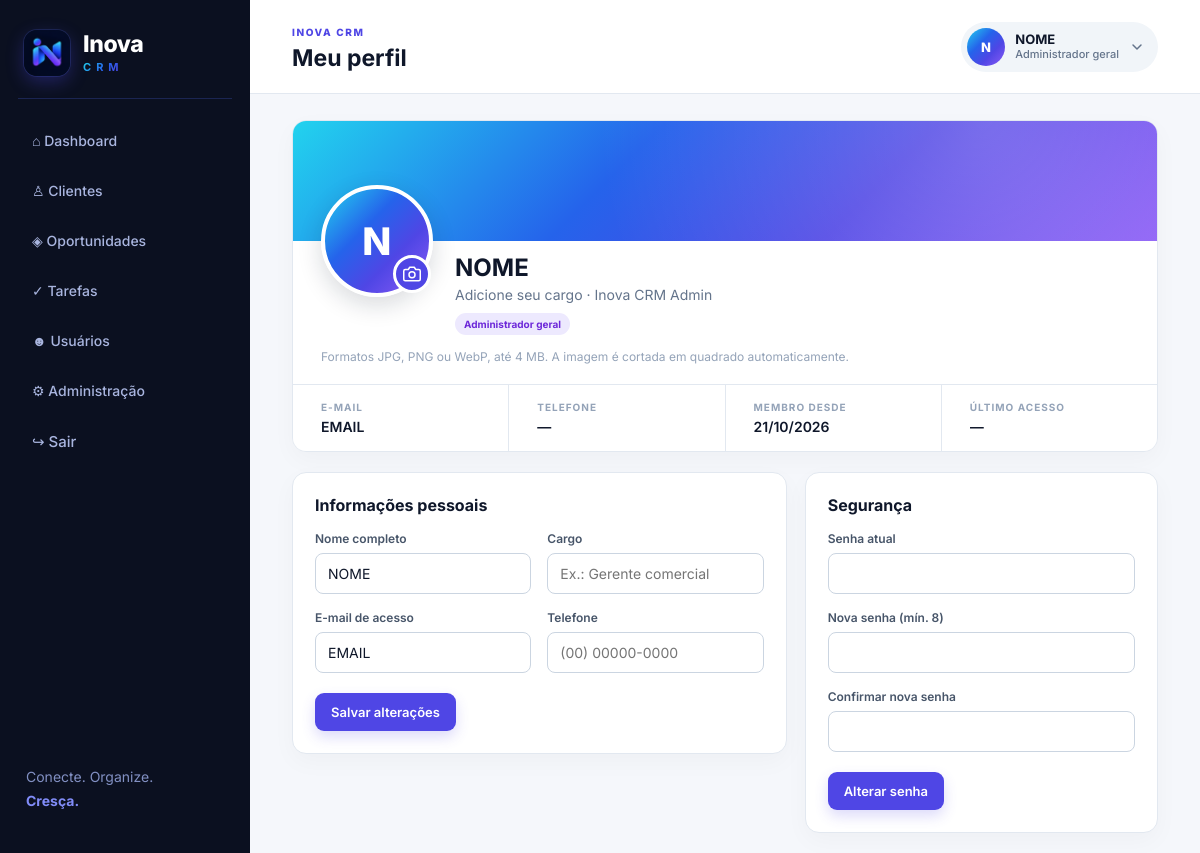
Screenshot of /index.php?page=profile (signed in) with the database file from the repository.
### tables this page shows
CREATE TABLE IF NOT EXISTS users (id INT UNSIGNED AUTO_INCREMENT PRIMARY KEY,company_id INT UNSIGNED NOT NULL,name VARCHAR(160) NOT NULL,email VARCHAR(190) UNIQUE NOT NULL,avatar VARCHAR(120) NULL,job_title VARCHAR(80) NULL,phone VARCHAR(40) NULL,password_hash VARCHAR(255) NOT NULL,role ENUM('global_admin','owner','member') NOT NULL DEFAULT 'member',status ENUM('active','suspended') NOT NULL DEFAULT 'active',deleted TINYINT(1) NOT NULL DEFAULT 0,deleted_at DATETIME NULL,last_login_at DATETIME NULL,created_at DATETIME NOT NULL DEFAULT CURRENT_TIMESTAMP,FOREIGN KEY(company_id) REFERENCES companies(id),INDEX(company_id));

CREATE TABLE IF NOT EXISTS companies (id INT UNSIGNED AUTO_INCREMENT PRIMARY KEY,name VARCHAR(160) NOT NULL,owner_name VARCHAR(160) NOT NULL,email VARCHAR(190) NOT NULL,status ENUM('active','suspended') NOT NULL DEFAULT 'active',created_at DATETIME NOT NULL DEFAULT CURRENT_TIMESTAMP,INDEX(status));

### app/Database.php (called while the page is built, shortened)
<?php
final class Database {
 private static ?PDO $pdo=null;
 public static function connection(): PDO {
  if (self::$pdo) return self::$pdo;
  global $config;
  $d=$config['db']; $dsn="mysql:host={$d['host']};port={$d['port']};dbname={$d['name']};charset={$d['charset']}";
  self::$pdo=new PDO($dsn,$d['user'],$d['pass'],[PDO::ATTR_ERRMODE=>PDO::ERRMODE_EXCEPTION,PDO::ATTR_DEFAULT_FETCH_MODE=>PDO::FETCH_ASSOC,PDO::ATTR_EMULATE_PREPARES=>false]);
  return self::$pdo;
 }
}
function db(): PDO { return Database::connection(); }

### config/bootstrap.php (called while the page is built, shortened)
<?php
function env_value(string $key, ?string $default = null): ?string {
    foreach ([$_ENV[$key] ?? null, $_SERVER[$key] ?? null, getenv($key)] as $v) {
        if ($v !== null && $v !== false && $v !== '') return (string) $v;
    }
    return $default;
}
$configFile = __DIR__ . '/config.php';
$config = require $configFile;
require_once __DIR__ . '/../app/helpers.php';
require_once __DIR__ . '/../app/Database.php';
require_once __DIR__ . '/../app/profile.php';

### config/config.php (called while the page is built, shortened)
<?php
return [
    'app_name' => env_value('APP_NAME', 'Inova CRM'),
    'base_url' => env_value('APP_URL', ''),
    'timezone' => env_value('APP_TIMEZONE', 'America/Sao_Paulo'),
    'session_name' => env_value('SESSION_NAME', 'inova_crm_session'),
    'db' => [
        'host' => env_value('DB_HOST', 'localhost'),
        'port' => env_value('DB_PORT', '3306'),
        'name' => env_value('DB_DATABASE', 'inova_crm'),
        'user' => env_value('DB_USERNAME', 'inova_crm_user'),
        'pass' => env_value('DB_PASSWORD', ''),
        'charset' => env_value('DB_CHARSET', 'utf8mb4'),
    ],
];

### app/profile.php (the view, shortened to what this page needs)
<?php
function user_initials(string $name): string {
    $parts = preg_split('/\s+/u', trim($name), -1, PREG_SPLIT_NO_EMPTY) ?: [];
    $first = mb_strtoupper(mb_substr($parts[0], 0, 1));
    $last = count($parts) > 1 ? mb_strtoupper(mb_substr($parts[count($parts) - 1], 0, 1)) : '';
    return $first . $last;
}
function avatar_html(array $u, string $class = ''): string {
    $file = (string)($u['avatar'] ?? '');
    $class = trim('avatar ' . $class);
    return '<span class="' . e($class) . ' avatar-initials" aria-hidden="true">' . e(user_initials((string)($u['name'] ?? ''))) . '</span>';
}
function role_text(string $r): string {
    return ['global_admin' => 'Administrador geral', 'owner' => 'Responsável', 'member' => 'Membro'][$r] ?? $r;
}
function profile_page(): void {
    $me = current_user();
    $id = (int)$me['id'];
    $q = db()->prepare('SELECT u.*, c.name company_name FROM users u JOIN companies c ON c.id=u.company_id WHERE u.id=?');
    $q->execute([$id]); $u = $q->fetch();
    $plan = strtoupper((string)($me['plan_code'] ?? 'free'));
    if (is_global_admin()) $plan = 'ADMINISTRADOR GERAL';
    $fmt = fn($d) => $d ? date('d/m/Y', strtotime($d)) : '—';
    layout_start('Meu perfil'); ?>
<section class="card profile-hero">
  <div class="profile-cover"></div>
  <div class="profile-head">
    <div class="avatar-wrap">
      <?= avatar_html($u, 'avatar-xl') ?>
      <form method="post" enctype="multipart/form-data" class="avatar-form">
        <label for="avatar-input" class="avatar-edit" title="Alterar foto" aria-label="Alterar foto">
          <svg viewBox="0 0 24 24" width="18" height="18" fill="none" stroke="currentColor" stroke-width="2" stroke-linecap="round" stroke-linejoin="round" aria-hidden="true"><path d="M23 19a2 2 0 0 1-2 2H3a2 2 0 0 1-2-2V8a2 2 0 0 1 2-2h4l2-3h6l2 3h4a2 2 0 0 1 2 2z"/><circle cx="12" cy="13" r="4"/></svg>
        </label>
      </form>
    </div>
    <div class="profile-id">
      <h2><?= e($u['name']) ?></h2>
      <p><?= e($u['job_title'] ?: 'Adicione seu cargo') ?> · <?= e($u['company_name']) ?></p>
      <div class="profile-tags"><span class="badge pro"><?= e(role_text((string)$u['role'])) ?></span><?php if (!is_global_admin()): ?><span class="badge"><?= e('Plano ' . $plan) ?></span><?php endif; ?></div>
    </div>
  </div>
  <p class="profile-hint">Formatos JPG, PNG ou WebP, até 4 MB. A imagem é cortada em quadrado automaticamente.</p>
  <dl class="profile-meta">
    <div><dt>E-mail</dt><dd><?= e($u['email']) ?></dd></div>
    <div><dt>Telefone</dt><dd><?= e($u['phone'] ?: '—') ?></dd></div>
    <div><dt>Membro desde</dt><dd><?= e($fmt($u['created_at'])) ?></dd></div>
    <div><dt>Último acesso</dt><dd><?= e($u['last_login_at'] ? date('d/m/Y H:i', strtotime($u['last_login_at'])) : '—') ?></dd></div>
  </dl>
</section>
<div class="grid-2 profile-grid">
  <section class="card">
    <div class="card-head"><h3>Informações pessoais</h3></div>
    <form method="post" autocomplete="on">
      <div class="form-grid">
        <label>Nome completo<input name="name" required maxlength="160" value="<?= e($u['name']) ?>" autocomplete="name"></label>
        <label>Cargo<input name="job_title" maxlength="80" placeholder="Ex.: Gerente comercial" value="<?= e($u['job_title'] ?? '') ?>" autocomplete="organization-title"></label>
        <label>E-mail de acesso<input type="email" name="email" required maxlength="190" value="<?= e($u['email']) ?>" autocomplete="email"></label>
        <label>Telefone<input type="tel" name="phone" maxlength="40" placeholder="(00) 00000-0000" value="<?= e($u['phone'] ?? '') ?>" autocomplete="tel"></label>
      </div>
      <button class="btn primary">Salvar alterações</button>
    </form>
  </section>
  <section class="card">
    <div class="card-head"><h3>Segurança</h3></div>
    <form method="post" autocomplete="off">
      <div class="form-grid one">
        <label>Senha atual<input type="password" name="current_password" required autocomplete="current-password"></label>
        <label>Nova senha (mín. 8)<input type="password" name="new_password" required minlength="8" autocomplete="new-password"></label>
        <label>Confirmar nova senha<input type="password" name="confirm_password" required minlength="8" autocomplete="new-password"></label>
      </div>
      <button class="btn primary">Alterar senha</button>
    </form>
  </section>
</div>
<?php layout_end(); }

### public/index.php (shortened to what this page needs)
<?php
declare(strict_types=1); require __DIR__.'/../config/bootstrap.php';
$page=$_GET['page']??'dashboard';
 ?><?php
if($page==='customers') customers_page(); elseif($page==='deals') deals_page(); elseif($page==='tasks') tasks_page(); elseif($page==='users') users_page(); elseif($page==='profile') profile_page(); elseif($page==='avatar') avatar_serve(); elseif($page==='admin') admin_page(); else dashboard_page();
 ?>

### app/helpers.php (shortened to what this page needs)
<?php
function e(mixed $v): string { return htmlspecialchars((string)$v, ENT_QUOTES, 'UTF-8'); }
function get_flash(): ?array { $f=$_SESSION['_flash']??null; unset($_SESSION['_flash']); return $f; }
function csrf_token(): string { if(empty($_SESSION['_csrf'])) $_SESSION['_csrf']=bin2hex(random_bytes(32)); return $_SESSION['_csrf']; }
function current_user(): ?array { return $_SESSION['user']??null; }
function favicon_tags(): string { return '<link rel="icon" href="favicon.ico" sizes="any"><link rel="icon" type="image/png" sizes="32x32" href="assets/favicon-32.png"><link rel="icon" type="image/png" sizes="192x192" href="assets/icon-192.png"><link rel="apple-touch-icon" href="assets/apple-touch-icon.png"><meta name="theme-color" content="#0b1020">'; }
    ?>
<?php
function layout_start(string $title): void { global $config; $u=current_user(); $flash=get_flash(); ?><!doctype html><html lang="pt-BR"><head><meta charset="utf-8"><meta name="viewport" content="width=device-width,initial-scale=1"><title><?=e($title)?> · Inova CRM</title><?=favicon_tags()?><link rel="stylesheet" href="assets/app.css"></head><body><div class="app-shell"><div class="sidebar-backdrop" data-nav-close></div><aside class="sidebar" id="sidebar" aria-label="Menu principal"><button type="button" class="nav-close" data-nav-close aria-label="Fechar menu">&times;</button><a class="brand" href="index.php" aria-label="Inova CRM - início"><img class="brand-mark" src="assets/brand-mark.png" alt="" width="46" height="46"><span class="brand-text"><strong>Inova</strong><em>CRM</em></span></a><nav><?php $cur=$_GET['page']??'dashboard'; $items=['dashboard'=>['index.php','⌂ Dashboard'],'customers'=>['index.php?page=customers','♙ Clientes'],'deals'=>['index.php?page=deals','◈ Oportunidades'],'tasks'=>['index.php?page=tasks','✓ Tarefas']]; if($u && in_array($u['role'],['owner','global_admin'],true)) $items['users']=['index.php?page=users','☻ Usuários']; if($u && $u['role']==='global_admin') $items['admin']=['index.php?page=admin','⚙ Administração']; foreach($items as $k=>$it): ?><a href="<?=$it[0]?>" class="<?=$cur===$k?'active':''?>"><?=$it[1]?></a><?php endforeach; ?><form method="post" action="index.php?page=logout" class="logout-form"><input type="hidden" name="_csrf" value="<?=csrf_token()?>"><button type="submit">↪ Sair</button></form></nav><div class="side-foot">Conecte. Organize.<br><strong>Cresça.</strong></div></aside><main class="main"><header class="topbar"><button type="button" class="menu-btn" id="menu-btn" aria-label="Abrir menu" aria-controls="sidebar" aria-expanded="false"><span></span><span></span><span></span></button><div class="topbar-title"><span class="eyebrow">INOVA CRM</span><h1><?=e($title)?></h1></div><?php if($u): $rl=['global_admin'=>'Administrador geral','owner'=>'Responsável','member'=>'Membro'][$u['role']??'']??($u['role']??''); ?><div class="profile-menu"><button type="button" class="user-pill" id="profile-btn" aria-haspopup="true" aria-expanded="false" aria-controls="profile-dd"><?=avatar_html($u,'avatar-sm')?><span class="user-info"><b><?=e($u['name'])?></b><small><?=e(($u['job_title']??'')?:$rl)?></small></span><svg class="chev" viewBox="0 0 24 24" width="16" height="16" fill="none" stroke="currentColor" stroke-width="2.2" stroke-linecap="round" stroke-linejoin="round" aria-hidden="true"><path d="m6 9 6 6 6-6"/></svg></button><div class="profile-dd" id="profile-dd" hidden><div class="dd-head"><?=avatar_html($u,'avatar-md')?><div><strong><?=e($u['name'])?></strong><small><?=e($u['email']??'')?></small><span class="badge pro"><?=e($rl)?></span></div></div><a href="index.php?page=profile">Meu perfil</a><form method="post" action="index.php?page=logout" class="logout-form dd-logout"><input type="hidden" name="_csrf" value="<?=csrf_token()?>"><button type="submit" class="dd-out">Sair</button></form></div></div><?php endif; ?></header><?php if($flash): ?><div class="flash <?=$flash[0]?>"><?=e($flash[1])?></div><?php endif; ?><?php }
function layout_end(): void { ?></main></div></body></html><?php }

### rows the page displays
users: name "N N", name "NOME", job_title+role "Administrador geral", job_title "Adicione seu cargo", company.name "Inova CRM Admin", role "Administrador geral", email "EMAIL", phone "—", created_at "21/10/2026", last_login_at "—"

### other values shown
$it[1] "⌂ Dashboard"
$it[1] "♙ Clientes"
$it[1] "◈ Oportunidades"
$it[1] "✓ Tarefas"
$it[1] "☻ Usuários"
$it[1] "⚙ Administração"
$title "Meu perfil"
